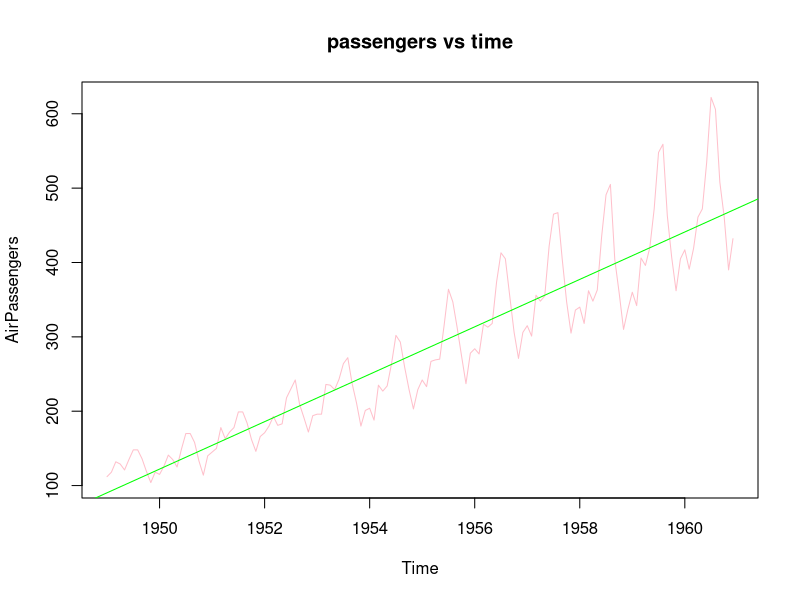
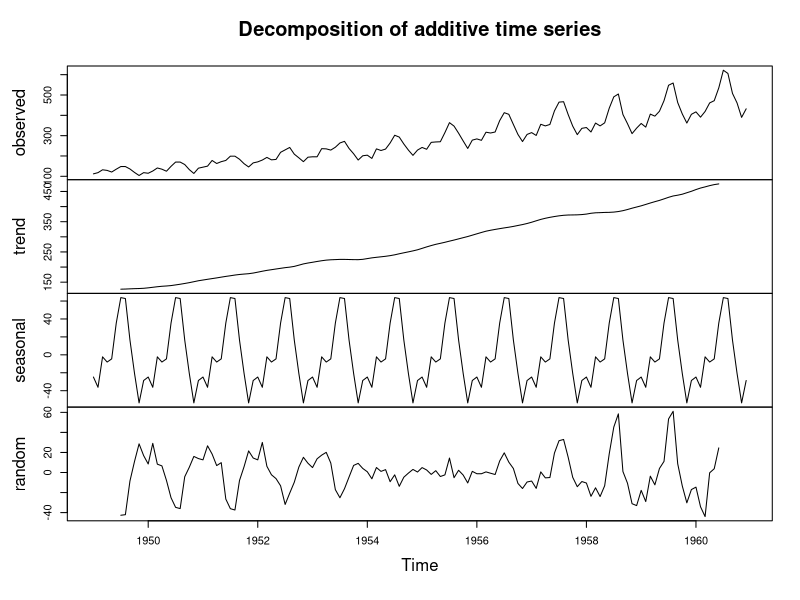
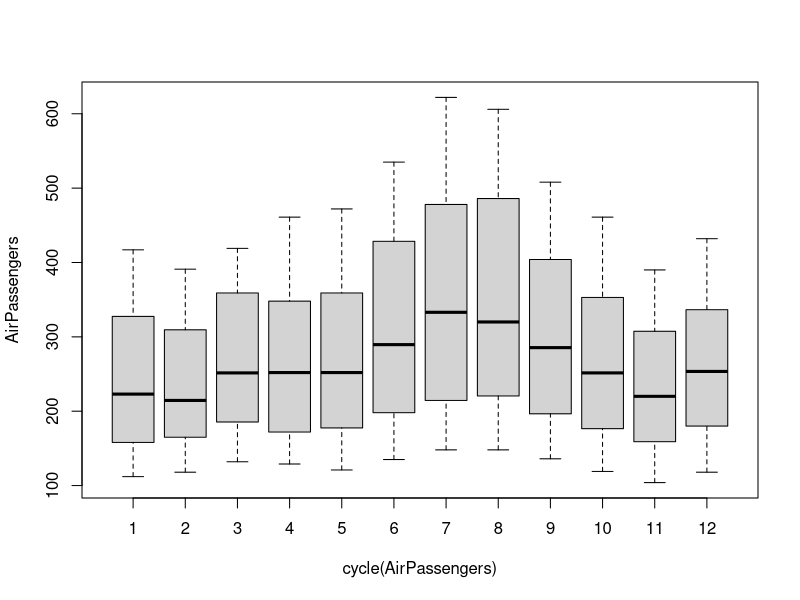
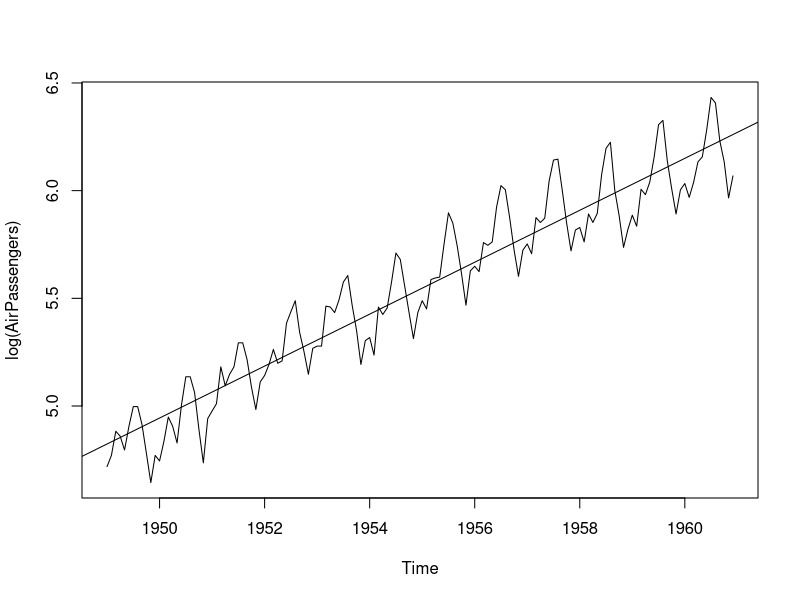
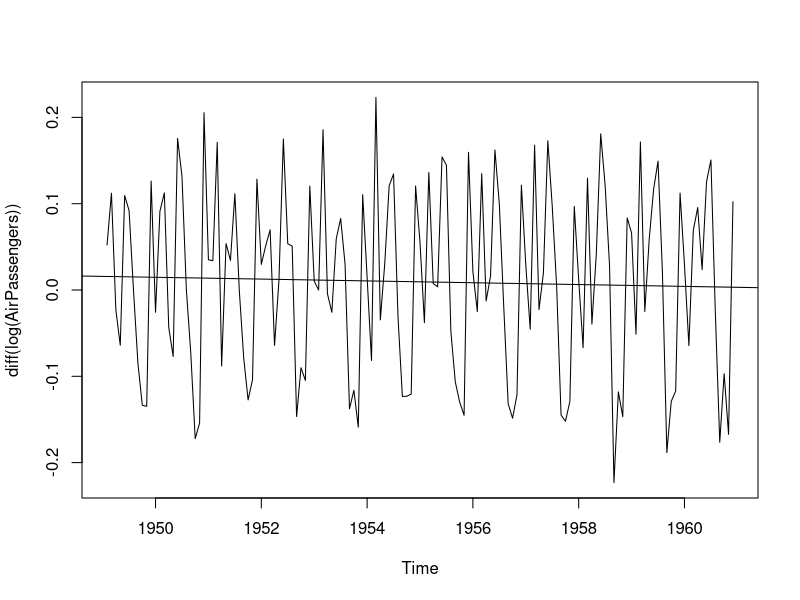
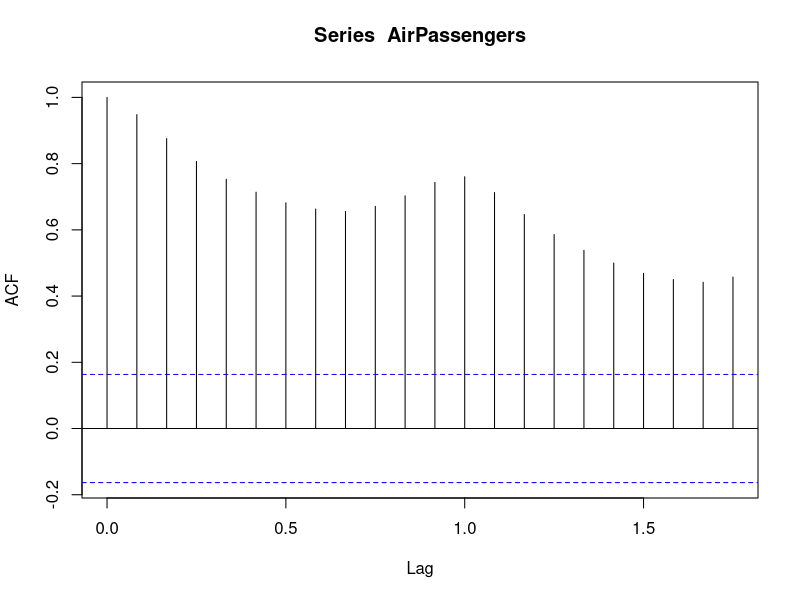
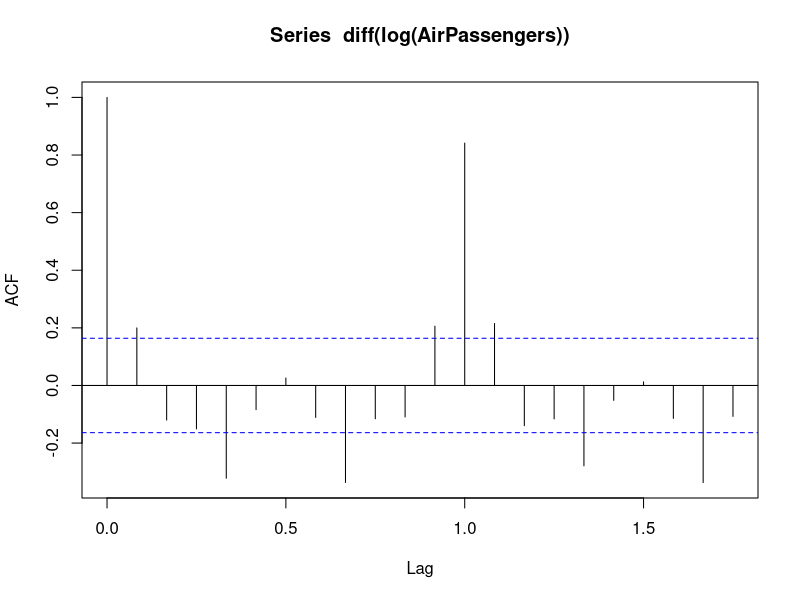
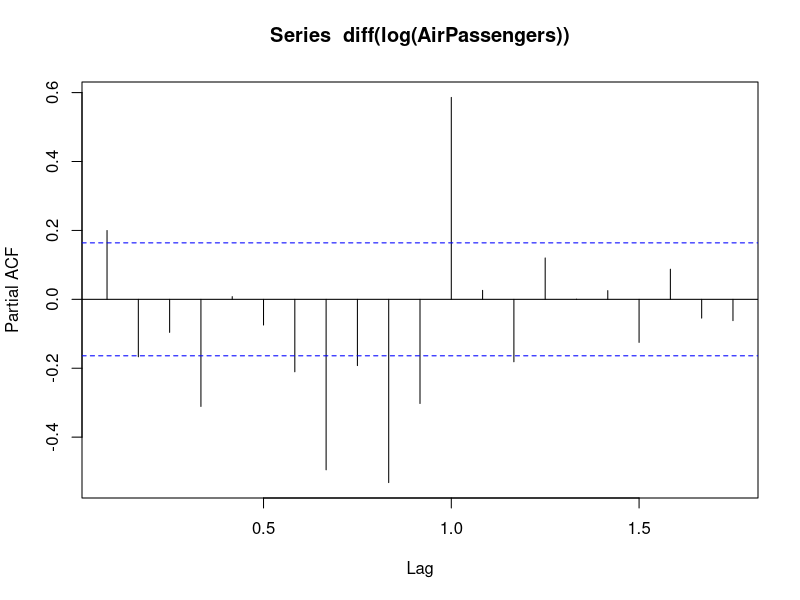

Recreate these plots in R, in order.
AirPassengers
plot(AirPassengers,col = "pink",main = "passengers vs time")
abline(lm(AirPassengers ~ time(AirPassengers)),col = "green")
plot(decompose(AirPassengers))
boxplot(AirPassengers  ~ cycle(AirPassengers))
plot(log(AirPassengers))
abline(lm(log(AirPassengers) ~ time(log(AirPassengers))))
plot(diff(log(AirPassengers)))
abline(lm(diff(log(AirPassengers))~ time(diff(log(AirPassengers)))))

acf(AirPassengers)
acf(diff(log(AirPassengers)))
pacf(diff(log(AirPassengers)))

arima(log(AirPassengers),c(0,1,1),seasonal = list(order = c(0,1,0),period = 12)) -> mod_time
predict(mod_time,20*12) -> pred_time
pred_time
2.718 ^ pred_time$pred -> pred_time
pred_time

ts.plot(AirPassengers,pred_time,log = "y",lty = c(1,3),col = "purple3",main = "forecasted values")
